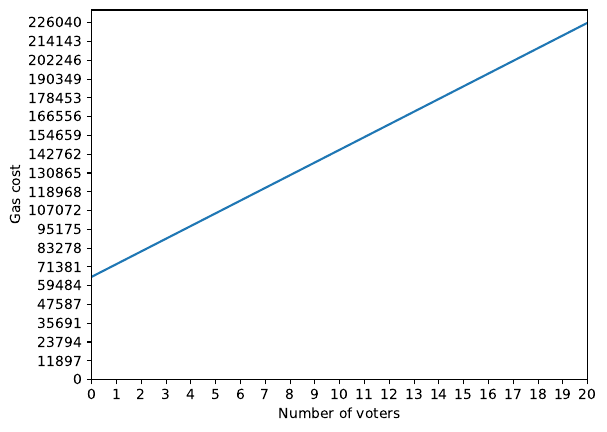

Source code (Python):
#!/usr/bin/env python3

import numpy as np
import matplotlib.pyplot as plt

C_constant = 65120
C_voter = 8046

x = np.arange(0, 21, 1)
y = C_constant + C_voter * x

plt.plot(x, y)
# plt.title('Gas cost per number of voters')
plt.xticks(x)
plt.ylim(ymin=0)
plt.xlim(xmin=0, xmax=x[-1])
plt.yticks(np.linspace(0, y[-1], 20))
plt.xlabel('Number of voters')
plt.ylabel('Gas cost')

plt.savefig('gas_cost_per_number_of_voters.pdf', bbox_inches='tight')

